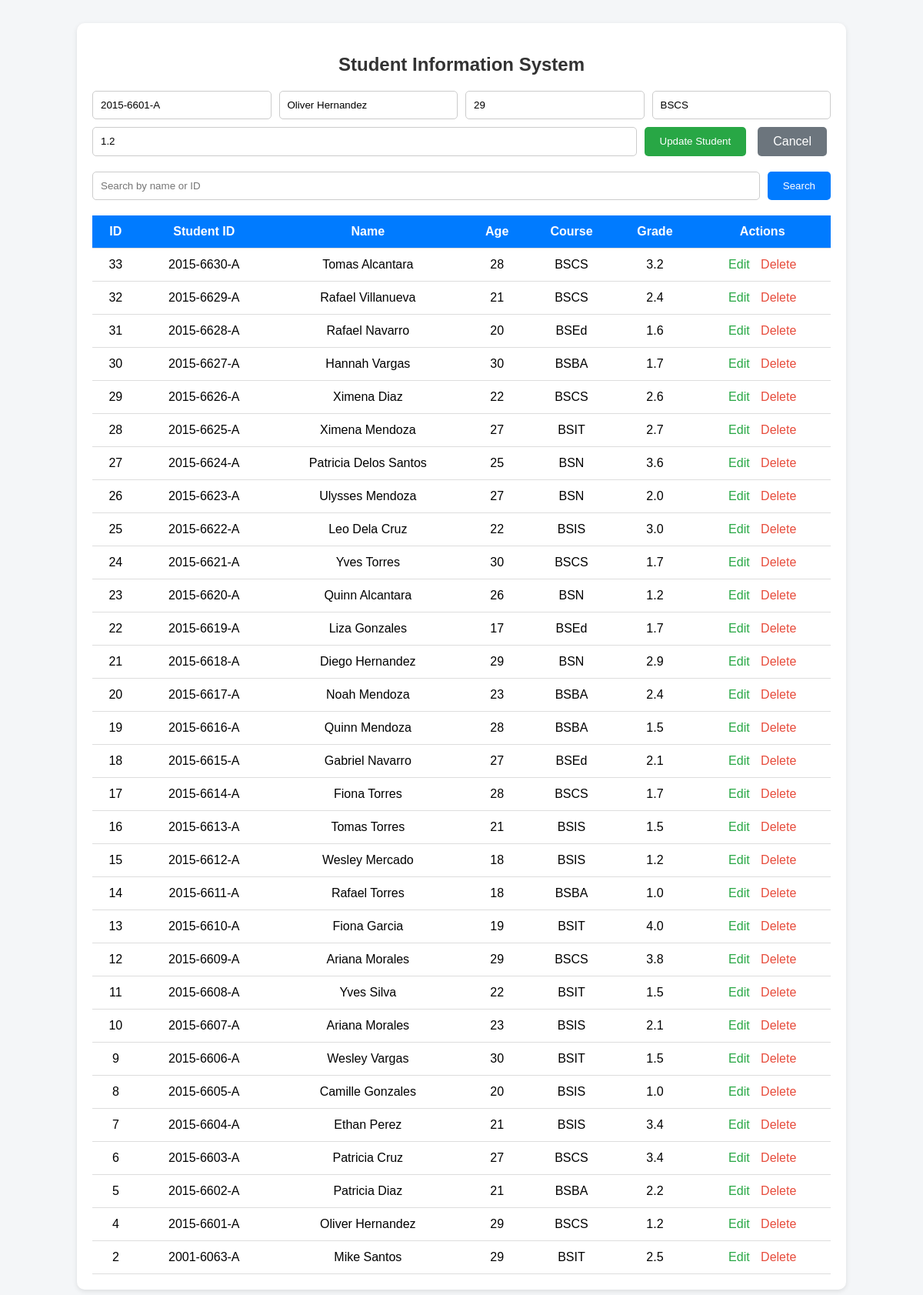
Screenshot of /?edit=4 with the database file from the repository.
### tables this page shows
CREATE TABLE `students` (
  `id` int(11) NOT NULL,
  `student_id` varchar(50) NOT NULL,
  `name` varchar(100) NOT NULL,
  `age` int(11) NOT NULL,
  `course` varchar(100) NOT NULL,
  `grade` varchar(5) NOT NULL
);

### index.php (the view, shortened to what this page needs)
<?php include 'db.php'; ?>
<!DOCTYPE html>
<html lang="en">
<head>
  <link rel="stylesheet" href="style.css">
</head>
<body>
  <div class="container">
    <h2>Student Information System</h2>
    <?php
    $student_id = "";
    $name = "";
    $age = "";
    $course = "";
    $grade = "";
    $update = false;
    if (isset($_GET['edit'])) {
        $id = $_GET['edit'];
        $update = true;
        $result = mysqli_query($conn, "SELECT * FROM students WHERE id=$id");
        if (mysqli_num_rows($result) == 1) {
            $row = mysqli_fetch_assoc($result);
            $student_id = $row['student_id'];
            $name = $row['name'];
            $age = $row['age'];
            $course = $row['course'];
            $grade = $row['grade'];
        }
    }
    $where = "";
    $result = mysqli_query($conn, "SELECT * FROM students $where ORDER BY id DESC");
    ?>
    <form method="POST">
      <input type="text" name="student_id" placeholder="Student ID" value="<?php echo $student_id; ?>" required>
      <input type="text" name="name" placeholder="Name" value="<?php echo $name; ?>" required>
      <input type="number" name="age" placeholder="Age" value="<?php echo $age; ?>" required>
      <input type="text" name="course" placeholder="Course" value="<?php echo $course; ?>" required>
      <input type="text" name="grade" placeholder="Grade" value="<?php echo $grade; ?>" required>
      <?php if ($update): ?>
        <button type="submit" name="update" class="update-btn">Update Student</button>
        <a href="index.php" class="cancel-btn">Cancel</a>
      <?php else: ?>
        <button type="submit" name="save">Add Student</button>
      <?php endif; ?>
    </form>
    <form method="GET" class="search-form">
      <input type="text" name="search" placeholder="Search by name or ID" value="<?php echo isset($_GET['search']) ? $_GET['search'] : ''; ?>">
      <button type="submit">Search</button>
    </form>
    <table>
      <tr>
        <th>ID</th>
        <th>Student ID</th>
        <th>Name</th>
        <th>Age</th>
        <th>Course</th>
        <th>Grade</th>
        <th>Actions</th>
      </tr>
      <?php while ($row = mysqli_fetch_assoc($result)) { ?>
        <tr>
          <td><?php echo $row['id']; ?></td>
          <td><?php echo $row['student_id']; ?></td>
          <td><?php echo $row['name']; ?></td>
          <td><?php echo $row['age']; ?></td>
          <td><?php echo $row['course']; ?></td>
          <td><?php echo $row['grade']; ?></td>
          <td>
            <a href="?edit=<?php echo $row['id']; ?>" class="edit-btn">Edit</a>
            <a href="?delete=<?php echo $row['id']; ?>" class="delete-btn" onclick="return confirm('Delete this record?')">Delete</a>
          </td>
        </tr>
      <?php } ?>
    </table>
  </div>
</body>
</html>

### style.css (style rules this page uses)
body { font-family: Arial, sans-serif; background: #f4f6f8; margin: 0; padding: 0; }
.container { width: 80%; margin: 30px auto; background: #fff; padding: 20px; border-radius: 10px; box-shadow: 0 2px 6px rgba(0,0,0,0.1); }
h2 { text-align: center; color: #333; }
form { display: flex; flex-wrap: wrap; gap: 10px; margin-bottom: 20px; }
input[type="text"], input[type="number"] { flex: 1; padding: 10px; border: 1px solid #ccc; border-radius: 5px; }
button { background-color: #007bff; border: none; color: white; padding: 10px 20px; border-radius: 5px; cursor: pointer; }
.update-btn { background-color: #28a745; }
.cancel-btn { background-color: #6c757d; color: white; text-decoration: none; padding: 10px 20px; border-radius: 5px; }
.search-form { justify-content: center; }
table { width: 100%; border-collapse: collapse; }
th, td { padding: 12px; text-align: center; border-bottom: 1px solid #ddd; }
th { background: #007bff; color: white; }
a { text-decoration: none; margin: 0 5px; }
.edit-btn { color: #28a745; }
.delete-btn { color: #e74c3c; }

### rows the page displays
students: student_id "2015-6601-A", name "Oliver Hernandez", age "29", course "BSCS", grade "1.2", id "4", student "2015-6601-A"
students: id "33", student "2015-6630-A", name "Tomas Alcantara", age "28", course "BSCS", grade "3.2"
students: id "32", student "2015-6629-A", name "Rafael Villanueva", age "21", course "BSCS", grade "2.4"
students: id "31", student "2015-6628-A", name "Rafael Navarro", age "20", course "BSEd", grade "1.6"
students: id "30", student "2015-6627-A", name "Hannah Vargas", age "30", course "BSBA", grade "1.7"
students: id "29", student "2015-6626-A", name "Ximena Diaz", age "22", course "BSCS", grade "2.6"
students: id "28", student "2015-6625-A", name "Ximena Mendoza", age "27", course "BSIT", grade "2.7"
students: id "27", student "2015-6624-A", name "Patricia Delos Santos", age "25", course "BSN", grade "3.6"
students: id "26", student "2015-6623-A", name "Ulysses Mendoza", age "27", course "BSN", grade "2.0"
students: id "25", student "2015-6622-A", name "Leo Dela Cruz", age "22", course "BSIS", grade "3.0"
students: id "24", student "2015-6621-A", name "Yves Torres", age "30", course "BSCS", grade "1.7"
students: id "23", student "2015-6620-A", name "Quinn Alcantara", age "26", course "BSN", grade "1.2"
students: id "22", student "2015-6619-A", name "Liza Gonzales", age "17", course "BSEd", grade "1.7"
students: id "21", student "2015-6618-A", name "Diego Hernandez", age "29", course "BSN", grade "2.9"
students: id "20", student "2015-6617-A", name "Noah Mendoza", age "23", course "BSBA", grade "2.4"
students: id "19", student "2015-6616-A", name "Quinn Mendoza", age "28", course "BSBA", grade "1.5"
students: id "18", student "2015-6615-A", name "Gabriel Navarro", age "27", course "BSEd", grade "2.1"
students: id "17", student "2015-6614-A", name "Fiona Torres", age "28", course "BSCS", grade "1.7"
students: id "16", student "2015-6613-A", name "Tomas Torres", age "21", course "BSIS", grade "1.5"
students: id "15", student "2015-6612-A", name "Wesley Mercado", age "18", course "BSIS", grade "1.2"
students: id "14", student "2015-6611-A", name "Rafael Torres", age "18", course "BSBA", grade "1.0"
students: id "13", student "2015-6610-A", name "Fiona Garcia", age "19", course "BSIT", grade "4.0"
students: id "12", student "2015-6609-A", name "Ariana Morales", age "29", course "BSCS", grade "3.8"
students: id "11", student "2015-6608-A", name "Yves Silva", age "22", course "BSIT", grade "1.5"
students: id "10", student "2015-6607-A", name "Ariana Morales", age "23", course "BSIS", grade "2.1"
students: id "9", student "2015-6606-A", name "Wesley Vargas", age "30", course "BSIT", grade "1.5"
students: id "8", student "2015-6605-A", name "Camille Gonzales", age "20", course "BSIS", grade "1.0"
students: id "7", student "2015-6604-A", name "Ethan Perez", age "21", course "BSIS", grade "3.4"
students: id "6", student "2015-6603-A", name "Patricia Cruz", age "27", course "BSCS", grade "3.4"
students: id "5", student "2015-6602-A", name "Patricia Diaz", age "21", course "BSBA", grade "2.2"
students: id "2", student "2001-6063-A", name "Mike Santos", age "29", course "BSIT", grade "2.5"
